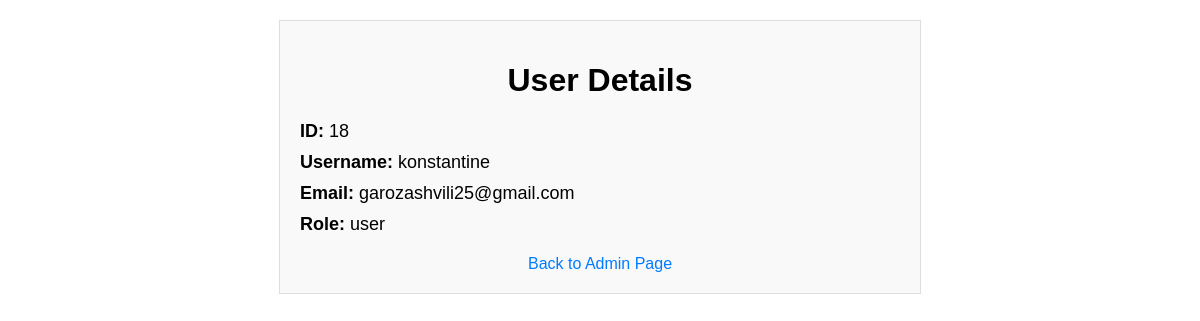
Page /view_user.php?id=18 on the committed database.
### tables this page shows
CREATE TABLE `users` (
  `id` int NOT NULL,
  `username` varchar(50) NOT NULL,
  `password` varchar(255) NOT NULL,
  `email` varchar(100) NOT NULL,
  `role` enum('user','admin') NOT NULL DEFAULT 'user',
  `last_login` timestamp NULL DEFAULT NULL,
  `profile_picture` varchar(255) DEFAULT 'uploads/default_profile.png'
);

### view_user.php (the view, shortened to what this page needs)
<?php
require_once('includes/db.php');
if (isset($_GET['id'])) {
    $user_id = intval($_GET['id']);
    $query = "SELECT * FROM users WHERE id = ?";
    $stmt = $conn->prepare($query);
    $stmt->bind_param("i", $user_id);
    $stmt->execute();
    $result = $stmt->get_result();
} else {
    $result = false;
}
?>
<!DOCTYPE html>
<html lang="en">
<head>
</head>
<body>
<?php
if ($result && $result->num_rows > 0) {
    $user = $result->fetch_assoc();
    echo "<div class='user-details'>";
    echo "<h1>User Details</h1>";
    echo "<p><strong>ID:</strong> {$user['id']}</p>";
    echo "<p><strong>Username:</strong> {$user['username']}</p>";
    echo "<p><strong>Email:</strong> {$user['email']}</p>";
    echo "<p><strong>Role:</strong> {$user['role']}</p>";
    echo "<a href='admin.php'>Back to Admin Page</a>";
    echo "</div>";
} else {
    echo "<p>User not found.</p>";
}
?>
</body>
</html>

### view_user.php (style rules this page uses)
body { font-family: Arial, sans-serif; margin: 20px; }
.user-details { max-width: 600px; margin: 0 auto; border: 1px solid #ddd; padding: 20px; background-color: #f9f9f9; }
h1 { text-align: center; }
.user-details p { font-size: 18px; margin: 10px 0; }
a { display: block; text-align: center; margin-top: 20px; text-decoration: none; color: #007BFF; }

### rows in the picture
users: id "18", username "konstantine", email "garozashvili25@gmail.com", role "user"
